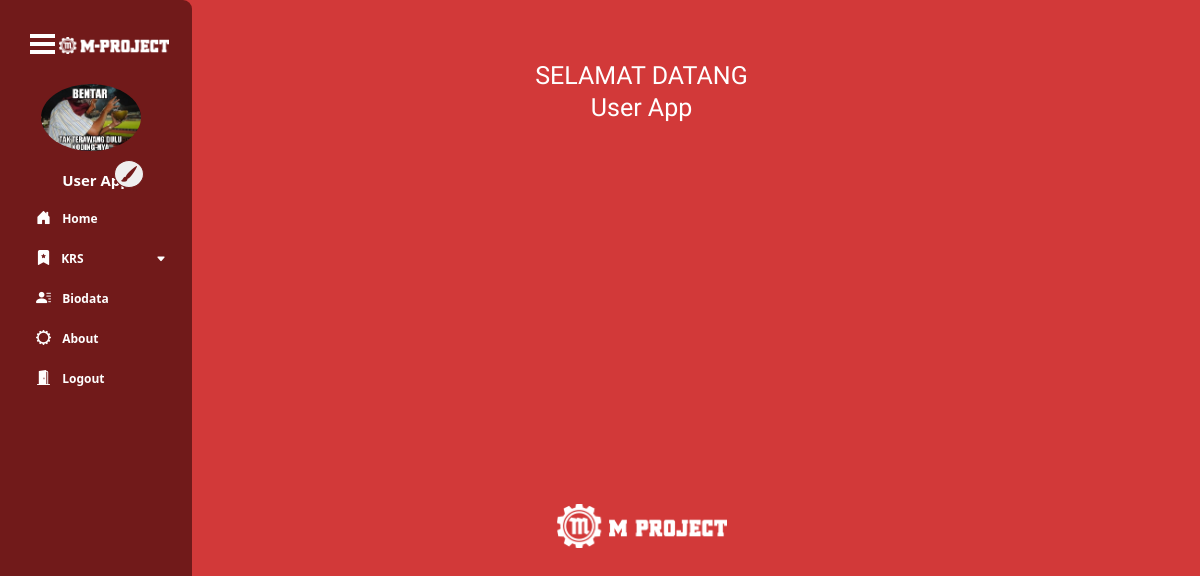
The page /mahasiswa.php (signed in) on the database its author committed.
### tables this page shows
CREATE TABLE `user` (
  `id_user` int(11) NOT NULL,
  `username` varchar(50) NOT NULL,
  `pwd` varchar(255) NOT NULL,
  `nama` varchar(100) NOT NULL,
  `email` varchar(100) NOT NULL,
  `foto` varchar(100) NOT NULL,
  `no_induk` int(100) NOT NULL,
  `semester` int(100) NOT NULL,
  `ipk` varchar(11) NOT NULL,
  `alamat` text NOT NULL,
  `no_hp` varchar(50) NOT NULL,
  `jk` varchar(10) NOT NULL,
  `sudah_krs` varchar(100) NOT NULL,
  `level` varchar(25) NOT NULL
);

### function.php (called while the page is built, shortened)
<?php
    $conn = mysqli_connect("localhost","root","","m-project");
    function query($query) {
        global $conn;
        $result = mysqli_query($conn, $query);
        $rows = [];
        while ($row = mysqli_fetch_assoc($result)) {
            $rows[] = $row;
        }
        return $rows;
    }
    function deskripsi($teks) {
        $text = $teks;
        $kunci = 'm-project';
        $key = hash('sha256', $kunci);
        $pkey = "123";
        $method = "aes-192-cfb1";
        $iv = substr(hash('sha256', $pkey), 0, 16);
        $deskripsi = base64_decode($text);
        $deskripsi = openssl_decrypt($deskripsi, $method, $key, 0, $iv);
        return $deskripsi;
    }
?>

### mahasiswa.php (the view, shortened to what this page needs)
<?php
    include ("function.php");
    $deskripsi = deskripsi($_COOKIE['project']);
    $data_diri = query("SELECT * FROM user WHERE id_user = $deskripsi") [0];
?>
<!DOCTYPE html>
<html lang="en">
<head>
    <link rel="stylesheet" href="folder_css/mahasiswa.css">
    <link href="bootstrap/css/bootstrap.min.css" rel="stylesheet">
    <link rel="stylesheet" href="https://cdn.jsdelivr.net/npm/bootstrap-icons@1.7.2/font/bootstrap-icons.css">
</head>
<body>
    <div class="container-fluid d-flex" id="container" style="min-height: 100vh; background-color: #D23939; padding-left: 0px;">
        <div class="sidebar">
            <div class="header justify-content-between">
                <a href="image/Logo.png">
                    <img class="img" src="image/Logo3.png" alt="">
                </a>
                <div id="menu-button">
                        <label for="menu-checkbox" id="m-label">
                            <div id="hamburger"></div>
                        </label>
                </div>
            </div>
            <div class="profil">
                <?php if($data_diri['foto'] != "") : ?>
                    <img src="profil/<?= $data_diri['foto']; ?>" class="rounded-circle" alt="profi">
                <?php else : ?>
                    <img src="profil/default.png ?>" class="rounded-circle" alt="profi">
                <?php endif; ?>
                    <span  id="opedit"><a href="edit-foto-user.php"><button class="rounded-circle"><i class="bi bi-brush-fill"></i></button></a></span>
                <h1><?= $data_diri['nama']; ?></h1>
            </div>
            <ul class="nav list-unstyled mt-3px" role="tablist">
                <li class="nav-link">
                    <a href="#home" class="d-block" data-bs-toggle="tab"><i class="bi bi-house-door-fill"></i>
                        <span class="text"> Home</span>
                    </a>
                </li>
                <li class="nav-link">
                    <a class="dd" data-bs-toggle="tab" href="#dropdown">
                        <i class="bi bi-bookmark-star-fill"></i><span class="text"> KRS</span>
                        <i class="icon bi bi-caret-down-fill"></i>
                    </a>
                </li>
                <li class="nav-link">
                    <a href="#biodata" class="bio d-block" data-bs-toggle="tab"><i class="bi bi-person-lines-fill"></i>
                        <span class="text"> Biodata</span>
                    </a>
                </li>
                <li class="nav-link">
                    <a href="#about" class="ab d-block" data-bs-toggle="tab"><i class="bi bi-gear-wide"></i>
                        <span class="text"> About</span>
                    </a>
                </li>
                <li class="nav-link">
                    <a href="logout.php" ><i class="bi bi-door-open-fill"></i>
                        <span class="text"> Logout</span>
                    </a>
                </li>
            </ul>
        </div>
        <div class="content tab-content" id="content">
            <div id="home" class="container tab-pane active" style="text-align: center;">
                <header>
                    SELAMAT DATANG <br> <?= $data_diri['nama']; ?>
                </header>
                <footer> <img src="image/Logo2.png" alt="Logo2"></footer>
            </div>
        </div>
    </div>
</body>
</html>

### folder_css/mahasiswa.css (style rules this page uses)
body { margin: 0; padding: 0; border: 0; font-family: 'Monserrat', sans-serif; background-color: #D23939; }
.sidebar { background-color: #711A1A; width: 192px; padding: 20px; display: flex; box-sizing: border-box; flex-direction: column; border-radius: 0 9px 9px 0; transition: all ease-in 0.3s; position: absolute; min-height: 100%; position: fixed; }
.sidebar a .img { width: 110px; float: right; margin-right: 3px; margin-top: 17px; }
.sidebar .profil img { width: 100px; margin-left: 21px; margin-top: 30px; margin-bottom: 20px; text-align: center; transition: all ease-in 0.3s; object-fit: cover; }
.sidebar .profil button { border: 1.5px solid #711A1A; position: absolute; margin-top: 106px; margin-left: -27px; }
.sidebar .profil i { color: #711A1A; }
.sidebar .profil h1 { font-weight: 700; font-size: 15px; color: #FFFF; text-align: center; }
.sidebar .text { font-weight: bold; text-align: center; color: #FFFF; margin: 7px; }
.sidebar a { text-decoration: none; }
.sidebar .nav-link i { font-size: 15px; }
.content { flex-grow: 1; background: #D23939; margin-left: 15px; min-height: 130vh; }
.sidebar ul li .text { font-size: 12px; }
.sidebar li.nav-link { border: none; color: none; transition: none; }
.sidebar li.nav-link a i.icon { position: absolute; font-size: 10px; right: 20px; margin: 6px; transition: 0.3s ease; }
.sidebar li.nav-link .dd { display: block; border: none; color: none; transition: none; }
.sidebar li a { color: #FFFF; }
#menu-button { top: 34px; width: 25px; position: absolute; overflow: hidden; margin-left: 10px; }
#m-label { position: relative; display: block; height: 20px; cursor: pointer; }
#hamburger, #m-label:after, #m-label:before { position:absolute; left: 0; width: 100%; height: 4px; background-color: #FFFF; }
#m-label:after, #m-label:before { content: ""; transition: 0.4s cubic-bezier(0.075, 0.82, 0.165, 1) left; }
#m-label:before { top: 0; }
#m-label:after { top: 8px; }
#hamburger { top: 16px; }
#hamburger:before { content: "MENU"; position: absolute; top: 5px; right: 0; left: 0; color: #FFFF; font-size: 8px; font-weight: bold; text-align: center; }
#home header { color: #FFFFFF; font-family: 'Acme', sans-serif; font-weight: 400; font-size: 25px; line-height: 32px; text-align: center; margin-top: 60px; margin-left: 80px; }
#home img { width: 170px; margin-top: 380px; margin-left: 80px; }

### rows shown on the page
user: foto (picture), nama "User App"
